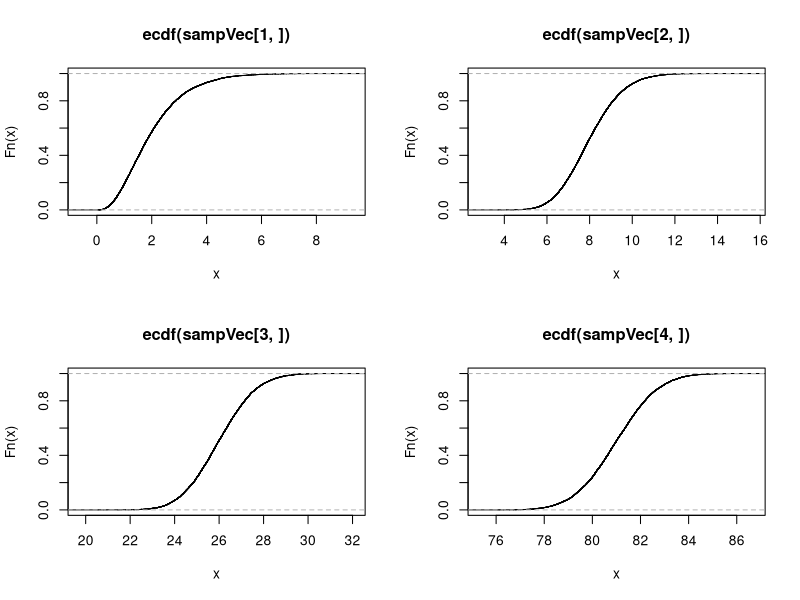
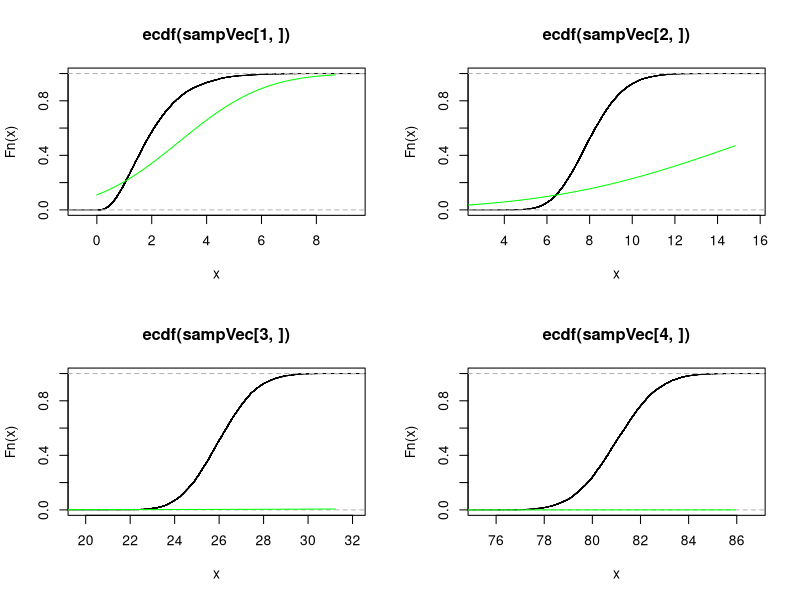

The R source for these figures, in order:
## ---- chunk 1
set.seed(4302019)
nVec <- c(3,9,27,81)
sampVec <- matrix(nrow=4,ncol = 10000)

# for n = 3
for(i in seq(1,10000,1)){
samp <- rchisq(3,2)
sampVec[1,i] <- mean(samp)
}

# for n = 9
for(i in seq(1,10000,1)){
samp <- rchisq(9,8)
sampVec[2,i] <- mean(samp)
}

# for n = 27
for(i in seq(1,10000,1)){
samp <- rchisq(27,26)
sampVec[3,i] <- mean(samp)
}

# for n = 81
for(i in seq(1,10000,1)){
samp <- rchisq(81,81)
sampVec[4,i] <- mean(samp)
}

{
par(mfrow=c(2,2))
plot(ecdf(sampVec[1,]))
  plot(ecdf(sampVec[2,]))
  plot(ecdf(sampVec[3,]))
  plot(ecdf(sampVec[4,]))
}


# ploting normal over cdfs
Xgrid1 <- seq(to = 0, from = max(sampVec[1,]), length = 10000)
Xgrid2 <- seq(to = 0, from = max(sampVec[2,]), length = 10000)
Xgrid3 <- seq(to = 0, from = max(sampVec[3,]), length = 10000)
Xgrid4 <- seq(to = 0, from = max(sampVec[4,]), length = 10000)

par(mfrow=c(2,2))

{
plot(ecdf(sampVec[1,]))
lines(Xgrid1,pnorm(Xgrid1,3,sqrt(2*3)),lwd=1,col='green')
}

{
plot(ecdf(sampVec[2,]))
lines(Xgrid2,pnorm(Xgrid1,9,sqrt(2*9)),lwd=1,col='green')
}

{
plot(ecdf(sampVec[3,]))
lines(Xgrid3,pnorm(Xgrid1,27,sqrt(2*27)),lwd=1,col='green')
}

{
plot(ecdf(sampVec[4,]))
lines(Xgrid4,pnorm(Xgrid1,81,sqrt(2*81)),lwd=1,col='green')
}
## ---- chunk 2
p <- .52
q <- (1-p)
n <- 50
# mean of binomial distribution:
mu <- p*n
v <- p*n*q

### P(Y >= 29)
1 - pbinom(28,n,p,lower.tail =T)


z <- (28.5 - mu)/(sqrt(v))
pnorm(z, 0, 1, lower.tail = F)
## ---- chunk 3
set.seed(4302019)

# part (a)
pf(2,5,9, lower.tail = F)

# part (b)
pf(.5,5,9)

# part (c)
pf(2,5,9,lower.tail = F) + pf(.5,5,9)

# part (d)
m <- rf(10000,5,9)
length(which(m > 2))/10000

# part (e)
m <- rf(10000,5,9)
length(which(m < .5))/10000

# part (f)
mk <- rf(10000,5,9)
length(which(mk < .5 | mk > 2))/10000
## ---- chunk 4
pbinom(10,35,.23,lower.tail=F)
1 - pnorm(.9841,0,1)
## ---- chunk 5
1 - pnorm(2.4,2.5,.2)
## ---- chunk 6
qnorm(.1,0,1)
